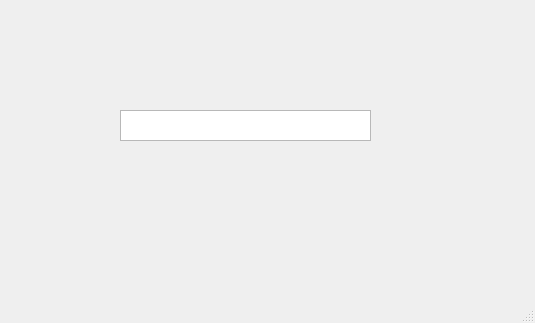
<?xml version="1.0" encoding="UTF-8"?>
<ui version="4.0">
 <class>MainWindow</class>
 <widget class="QMainWindow" name="MainWindow">
  <property name="geometry">
   <rect>
    <x>0</x>
    <y>0</y>
    <width>535</width>
    <height>323</height>
   </rect>
  </property>
  <property name="windowTitle">
   <string>MainWindow</string>
  </property>
  <widget class="QWidget" name="centralwidget">
   <widget class="QTextEdit" name="textEdit">
    <property name="geometry">
     <rect>
      <x>120</x>
      <y>110</y>
      <width>251</width>
      <height>31</height>
     </rect>
    </property>
   </widget>
  </widget>
  <widget class="QMenuBar" name="menubar">
   <property name="geometry">
    <rect>
     <x>0</x>
     <y>0</y>
     <width>535</width>
     <height>21</height>
    </rect>
   </property>
  </widget>
  <widget class="QStatusBar" name="statusbar"/>
 </widget>
 <resources/>
 <connections/>
</ui>
